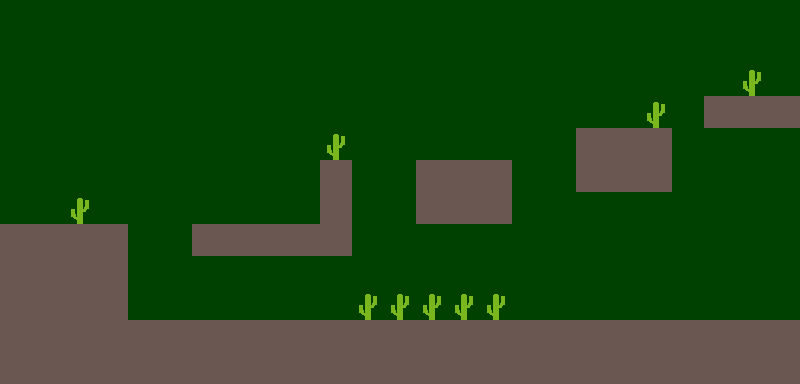

The image is a tile-based game level rendered from a .tmx file. Its description and complete source (layers, tilesets, objects, tile grids) follow:
An orthogonal 25x12 tile map with 32x32 px tiles, 1 tile layer (Capa de patrones 1) and 17 objects (2x pinchos, 2x coin, player, puerta, enemigo1).

<map version="1.10" tiledversion="1.10.1" orientation="orthogonal" renderorder="right-down" width="25" height="12" tilewidth="32" tileheight="32" infinite="0" nextlayerid="5" nextobjectid="19">
 <tileset firstgid="1" source="Spritesheet.tsx" />
 <layer id="1" name="Capa de patrones 1" width="25" height="12">
  <data encoding="csv">
7,7,7,7,7,7,7,7,7,7,7,7,7,7,7,7,7,7,7,7,7,7,7,7,7,
7,7,7,7,7,7,7,7,7,7,7,7,7,7,7,7,7,7,7,7,7,7,7,7,7,
7,7,7,7,7,7,7,7,7,7,7,7,7,7,7,7,7,7,7,7,7,7,7,9,7,
7,7,7,7,7,7,7,7,7,7,7,7,7,7,7,7,7,7,7,7,9,7,6,6,6,
7,7,7,7,7,7,7,7,7,7,9,7,7,7,7,7,7,7,6,6,6,7,7,7,7,
7,7,7,7,7,7,7,7,7,7,6,7,7,6,6,6,7,7,6,6,6,7,7,7,7,
7,7,9,7,7,7,7,7,7,7,6,7,7,6,6,6,7,7,7,7,7,7,7,7,7,
6,6,6,6,7,7,6,6,6,6,6,7,7,7,7,7,7,7,7,7,7,7,7,7,7,
6,6,6,6,7,7,7,7,7,7,7,7,7,7,7,7,7,7,7,7,7,7,7,7,7,
6,6,6,6,7,7,7,7,7,7,7,9,9,9,9,9,7,7,7,7,7,7,7,7,7,
6,6,6,6,6,6,6,6,6,6,6,6,6,6,6,6,6,6,6,6,6,6,6,6,6,
6,6,6,6,6,6,6,6,6,6,6,6,6,6,6,6,6,6,6,6,6,6,6,6,6
</data>
 </layer>
 <objectgroup id="2" name="ParaSaltar">
  <object id="1" x="0.00172727" y="95.875" width="799.917" height="288.25" />
 </objectgroup>
 <objectgroup id="3" name="Objetos">
  <object id="9" type="player" gid="1" x="34.75" y="130.333" width="32" height="32" />
  <object id="10" type="puerta" gid="3" x="735.523" y="95.7273" width="32" height="32">
   <properties>
    <property name="SiguienteNivel" value="nivel9.tmx" />
   </properties>
  </object>
  <object id="12" type="enemigo1" gid="2" x="741.75" y="319" width="32" height="32">
   <properties>
    <property name="movi" type="object" value="13" />
   </properties>
  </object>
  <object id="13" x="135.667" y="255">
   <point />
  </object>
  <object id="14" type="pinchos" gid="8" x="241.333" y="224" width="32" height="32" />
  <object id="15" type="pinchos" gid="8" x="447.333" y="160.667" width="32" height="32" />
  <object id="16" type="coin" gid="4" x="190.667" y="158.667" width="32" height="32" />
  <object id="17" type="coin" gid="4" x="541.333" y="291.334" width="32" height="32" />
 </objectgroup>
 <objectgroup id="4" name="Plataforma">
  <object id="2" x="0.848485" y="224" width="127.177" height="96.6667" />
  <object id="3" x="192.026" y="224.584" width="160.739" height="31.3333" />
  <object id="4" x="320.009" y="160" width="31.8181" height="64.3333" />
  <object id="5" x="415.848" y="160.167" width="96" height="64" />
  <object id="6" x="575.348" y="129.667" width="97" height="62.5" />
  <object id="7" x="703.182" y="95.0001" width="96.6667" height="33" />
  <object id="8" x="0" y="320.182" width="799.455" height="63.8807" />
  <object id="18" x="160.024" y="256.194" width="32" height="31.75" />
 </objectgroup>
</map>
